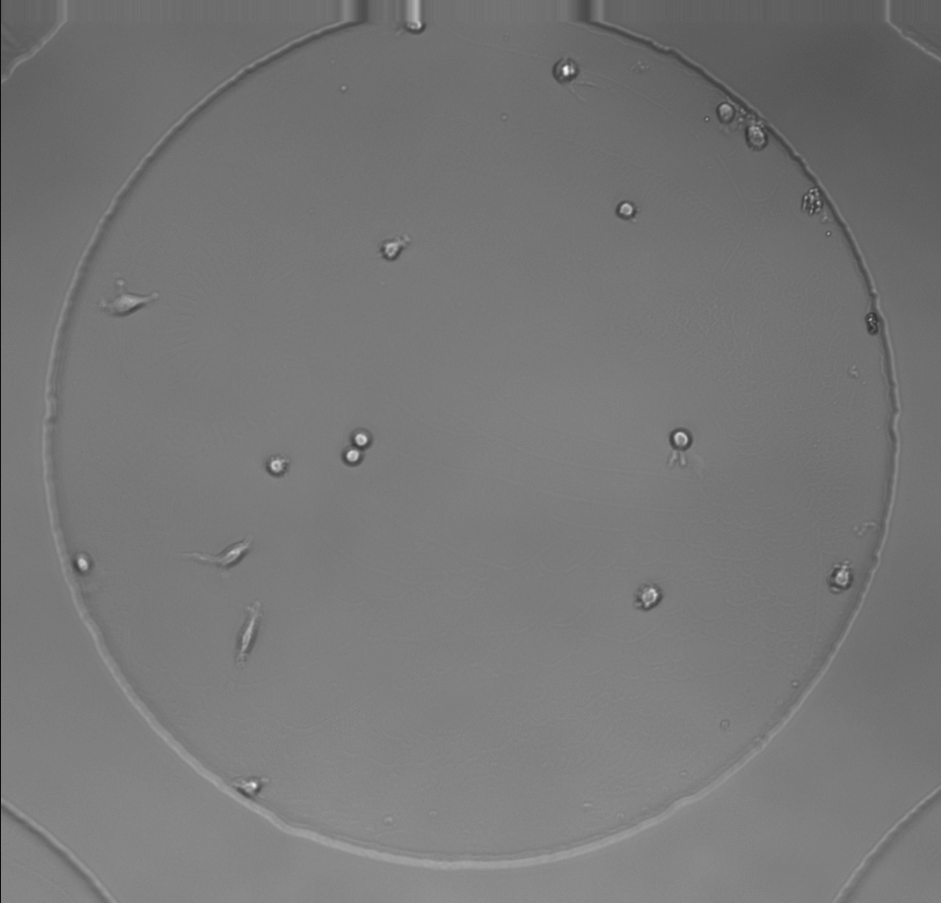
#> input picture hucre.png, 942 x 903 px
$ python model.py   (older library calls are emulated)
#> lines starting #> are read from the running program, lines starting #| are printed output that depends on the picture; after the words box and inside, x2 and y2 are one past the last pixel; in counts of white or black regions, pixels touching at a corner belong together
import numpy as np
import matplotlib.pyplot as plt
from skimage.morphology import (erosion, dilation, opening, closing)
from skimage.morphology import disk
import cv2
from sklearn.cluster import KMeans


# Original image
img = cv2.imread('hucre.png', 0)
#> img is the input picture: shape (903, 942); min 14, max 255, mean 119.1


# Sharpening filter
kernel = np.array([[-1, -1, -1],
                   [-1, 8.103 ,-1],
                   [-1, -1, -1]])
img_shrp = cv2.filter2D(src=img, ddepth=-1, kernel=kernel)

# adaptive thresholding with binary thresholding
img_adaptiveTh = cv2.adaptiveThreshold(img_shrp, 255, cv2.ADAPTIVE_THRESH_MEAN_C, cv2.THRESH_BINARY, 15, 19)
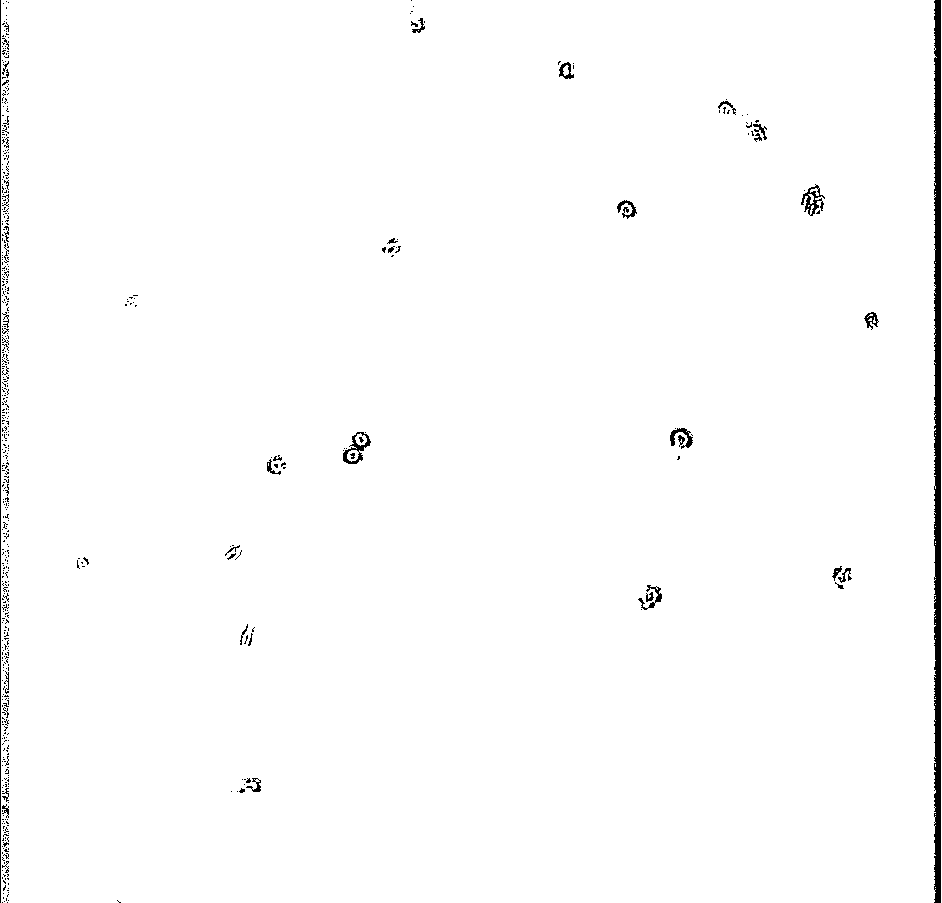
#> img_adaptiveTh: shape (903, 942); 98.7% white; 546 black regions (506 under 20 px), largest, box (x1, y1, x2, y2) and area: (934, 0, 941, 903) 5676, (0, 0, 1, 903) 903, (343, 432, 371, 464) 290

footprint = disk(1)
# best case provided with opening method
# closing and erosion provides cleaner and seperate cells but many cells might not be identified
'''img_eroded = erosion(img_adaptiveTh, footprint)
img_dilated = dilation(img_adaptiveTh, footprint)

img_closing = closing(img_adaptiveTh, footprint)'''
img_opening = opening(img_adaptiveTh, footprint)
#> img_opening: shape (903, 942); 98.4% white; 134 black regions (104 under 20 px), largest, box (x1, y1, x2, y2) and area: (934, 0, 942, 903) 6649, (0, 0, 9, 903) 3933, (343, 432, 371, 464) 368


# Gaussian blur
img_blur = cv2.GaussianBlur(img_opening,(3,3),0)

# canny edge detection
edges = cv2.Canny(img_blur, 100, 200)
#> edges: shape (903, 942); 0.76% white in thin lines or dots

# dilation
kernel1 =cv2.getStructuringElement(cv2.MORPH_ELLIPSE,(2,2))
img_dilated = cv2.dilate(edges, kernel1,iterations=7)
#> img_dilated: shape (903, 942); 3.7% white; 20 white regions

# Apply connected components with stats analysis
totalLabels, labels, stats, centroids = cv2.connectedComponentsWithStats(img_dilated, connectivity=8, ltype=cv2.CV_32S)
#> labels: shape (903, 942) int32; 21 distinct labels, from 0 to 20
#> totalLabels = 21; stats = 21 rows, first 6: [0, 0, 942, 903, 819119], [0, 0, 17, 903, 13654], [410, 0, 22, 40, 562], [933, 0, 9, 903, 7297], [557, 60, 25, 26, 517], [718, 99, 56, 50, 1225]; centroids = 21 rows, first 8: [473.3, 451.9], [7.84, 452.9], [418.3, 21.68], [937.4, 451.9], [568.2, 71.83], [746.5, 122.8], [815.3, 202.7], [629.2, 211.3]

# Replace the background label with -1
labels[labels == 0] = -1
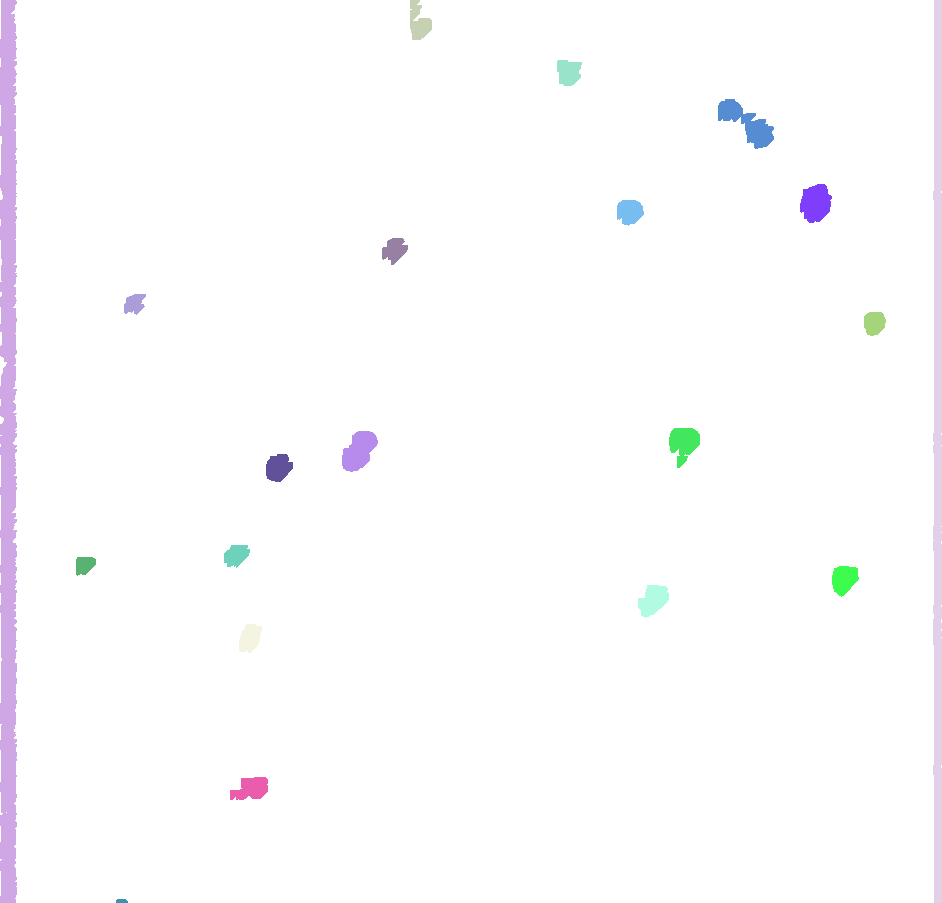
#> labels: shape (903, 942) int32; 21 distinct labels, from -1 to 20; one colour per label, 0 black, -1 white

# Remove the background centroid
centroids = centroids[1:]
#> centroids = 20 rows, first 8: [7.84, 452.9], [418.3, 21.68], [937.4, 451.9], [568.2, 71.83], [746.5, 122.8], [815.3, 202.7], [629.2, 211.3], [394, 249.6]
sizes = stats[1:, -1]; totalLabels = totalLabels - 1
#> after `sizes = stats[1:, -1]`: sizes = 20 values, max 13654 at index 0, min 44 at index 19, mean 1575.3
#> after `totalLabels = totalLabels - 1`: totalLabels = 20

# Number of clusters
n_clusters = totalLabels
#> n_clusters = 20

# Apply KMeans
kmeans = KMeans(n_clusters=n_clusters, n_init=10).fit(centroids)

# Assign each component to a cluster
labels_clustered = kmeans.labels_
#> labels_clustered = 20 values, max 19 at index 12, min 0 at index 10, mean 9.5

# Replace the original labels with the clustered labels
for i in range(len(centroids)):
    labels[labels == i] = labels_clustered[i]
#> this loop made 20 passes
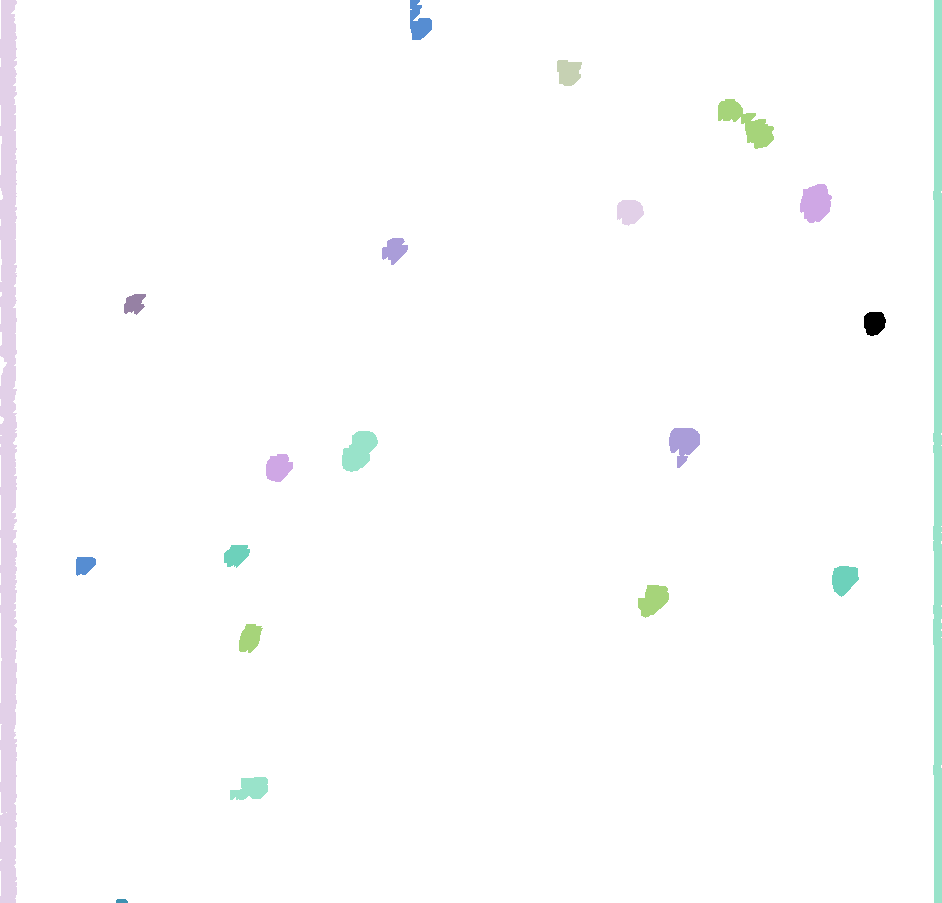
#> labels: shape (903, 942) int32; 12 distinct labels, from -1 to 20; one colour per label, 0 black, -1 white

# Creating figure, img
fig, ((ax1, ax2), (ax3, ax4), (ax5, ax6)) = plt.subplots(3, 2, figsize=(10, 12))

# Display the original image
ax1.imshow(img, cmap=plt.cm.gray)
ax1.set_title(f'Original', fontsize=12)
ax1.set_xticks([])
ax1.set_yticks([])

# Display the thresholded image
ax2.imshow(img_adaptiveTh, cmap=plt.cm.gray)
ax2.set_title(f'Thresholded', fontsize=12)
ax2.set_xticks([])
ax2.set_yticks([])

# Display the opened image
ax3.imshow(img_opening, cmap=plt.cm.gray)
ax3.set_title(f'Opened', fontsize=12)
ax3.set_xticks([])
ax3.set_yticks([])

# Display the inverted image
ax4.imshow(edges, cmap=plt.cm.gray)
ax4.set_title(f'Edge Detection', fontsize=12)
ax4.set_xticks([])
ax4.set_yticks([])


# Display the dilated image
ax5.imshow(img_dilated, cmap="nipy_spectral")
ax5.set_title(f'Dilated', fontsize=12)
ax5.set_xticks([])
ax5.set_yticks([])


# Display the labeled image
ax6.imshow(labels, cmap="nipy_spectral")
ax6.set_title(f'Labeled', fontsize=12)
ax6.set_xticks([])
ax6.set_yticks([])

# Empty subplot for layout purposes & show
plt.tight_layout()
plt.show()


cx=np.zeros(totalLabels)
#> cx = 20 values from 0 to 0
cy=np.zeros(totalLabels)
#> cy = 20 values from 0 to 0
area=np.zeros(totalLabels)
#> area = 20 values from 0 to 0
perimeter=np.zeros(totalLabels, dtype=int)
#> perimeter = 20 values from 0 to 0
aspect_ratio=np.zeros(totalLabels)
#> aspect_ratio = 20 values from 0 to 0
equi_diameter=np.zeros(totalLabels)


# calculating area, orientation and circularity
properties = np.zeros((totalLabels, 3))  # 3 for area, orientation, circularity

for i in range(0, totalLabels):
    img2 = np.zeros((labels.shape), dtype=np.uint8)
    img2[labels == i] = 255
    # Find contours
    contours, _ = cv2.findContours(img2, 1, 2)

    if contours:
        cnt = contours[0]
        # Area
        area = cv2.contourArea(cnt)
        properties[i, 0] = area  # Store area

        # Orientation (angle between the x-axis and the major axis of the ellipse)
        if len(cnt) >= 5:  # Need at least 5 points to compute
            (x, y), (MA, ma), angle = cv2.fitEllipse(cnt)
            properties[i, 1] = angle

        # Circularity (ratio of the area of the contour and the square of the contour perimeter)
        perimeter = cv2.arcLength(cnt, True)
        if perimeter > 0:  # Avoid division by zero
            circularity = 4 * np.pi * area / (perimeter ** 2)
            properties[i, 2] = circularity
#> img2: shape (903, 942); every value is 0

for i in range(totalLabels):
    print(f"Component {i+1}:")
    print(f"Area: {properties[i, 0]}")
    print(f"Orientation: {properties[i, 1]}")
    print(f"Circularity: {properties[i, 2]}\n")


# calculating compactness and ratio of the area to the perimeter
labels = cv2.convertScaleAbs(labels)
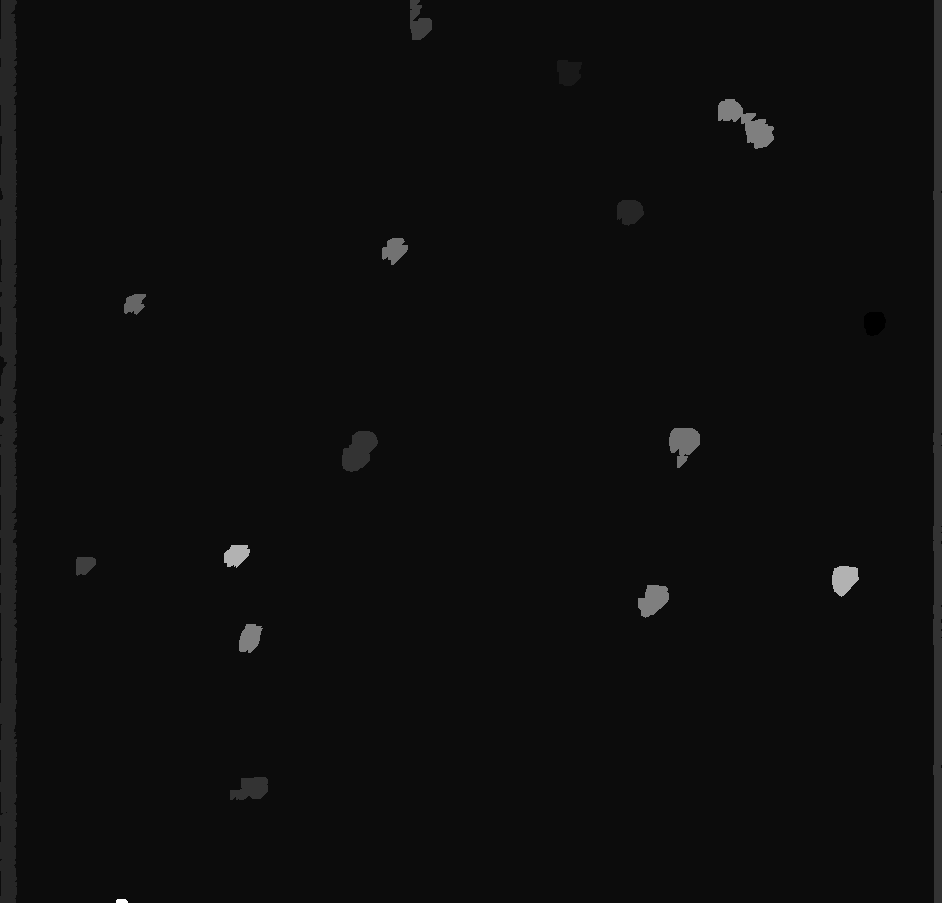
#> labels: shape (903, 942); min 0, max 20, mean 1.13; drawn with min black and max white
edges_new = cv2.Canny(labels, 100, 200)
contours, _ = cv2.findContours(edges, cv2.RETR_EXTERNAL, cv2.CHAIN_APPROX_NONE)
#> contours = 97 contours, 62 with area under 20; largest, box (x1, y1, x2, y2) and area: (0, 0, 10, 295) 579, (342, 431, 371, 465) 548, (800, 184, 825, 216) 465, (0, 586, 10, 883) 397, (0, 402, 10, 553) 353

# Lists to store data for visualization
ratios = []
compactness_values = []

for i, cnt in enumerate(contours):
    # Area
    area = cv2.contourArea(cnt)

    # Perimeter
    perimeter = cv2.arcLength(cnt, True)

    # Area to perimeter ratio and compactness
    if perimeter > 0 and area > 0:  # Avoid division by zero
        area_perimeter_ratio = area / perimeter
        compactness = (4 * np.pi * area) / (perimeter ** 2)  # Compactness definition
    else:
        area_perimeter_ratio = 0
        compactness = 0

    # Append values to the lists
    ratios.append(area_perimeter_ratio)
    compactness_values.append(compactness)

    print(f"Contour {i+1}:")
    print(f"Area to perimeter ratio: {area_perimeter_ratio}")
    print(f"Compactness: {compactness}\n")
#> this loop made 97 passes
#> (cnt, area, perimeter, area_perimeter_ratio, compactness) on passes 2, 3, 26, 27, 31, 33, 44, 47, 52: ([[3, 896], [4, 897]], 0, 2.83, 0, 0), ([[7, 889]], 0, 0, 0, 0), ([[3, 573]], 0, 0, 0, 0), ([[3, 567]], 0, 0, 0, 0), ([[6, 563]], 0, 0, 0, 0), ([[234, 559]], 0, 0, 0, 0), ([[270, 456], [271, 456], [272, 456], [271, 456]], 0, 4, 0, 0), ([[9, 449], [9, 450], [9, 451], [9, 450]], 0, 4, 0, 0), ([[7, 413], [8, 413], [9, 413], [8, 413]], 0, 4, 0, 0)
#> (area, perimeter, area_perimeter_ratio, compactness) on passes 1, 4, 5, 6, 7, 8: (5.5, 13.9, 0.396, 0.358), (4.5, 57.21, 0.0787, 0.0173), (1, 8.83, 0.113, 0.161), (23.5, 74.04, 0.317, 0.0539), (13, 16.49, 0.789, 0.601), (30.5, 25.9, 1.18, 0.571)
#> (printed output is left out)
#> after the loop, compactness_values = 97 values, max 0.82 at index 40, min 0 at index 1, mean 0.319; ratios = 97 values, max 5.21 at index 48, min 0 at index 1, mean 0.646

# Visualize the data
plt.figure(figsize=(12, 6))

# Plotting Area to Perimeter Ratio
plt.subplot(1, 2, 1)
plt.plot(ratios, marker='o')
plt.title('Area to Perimeter Ratio')
plt.xlabel('Contour Index')
plt.ylabel('Ratio')

# Plotting Compactness
plt.subplot(1, 2, 2)
plt.plot(compactness_values, marker='o', color='orange')
plt.title('Compactness')
plt.xlabel('Contour Index')
plt.ylabel('Compactness')

plt.tight_layout()
plt.show()
#> figure, not shown here; panel 1: curve peaks at x = 48, y = 5.21; panel 2: curve peaks at x = 40, y = 0.82


    # Plotting properties for each component
fig, (ax1, ax2, ax3) = plt.subplots(3, 1, figsize=(8, 12))

# Plot area
ax1.bar(range(totalLabels), properties[:, 0])
ax1.set_xlabel('Component')
ax1.set_ylabel('Area')
ax1.set_title('Area of Components')

# Plot orientation
ax2.bar(range(totalLabels), properties[:, 1])
ax2.set_xlabel('Component')
ax2.set_ylabel('Orientation')
ax2.set_title('Orientation of Components')

# Plot circularity
ax3.bar(range(totalLabels), properties[:, 2])
ax3.set_xlabel('Component')
ax3.set_ylabel('Circularity')
ax3.set_title('Circularity of Components')

# Adjust spacing between subplots
plt.tight_layout()

# Show the plot
plt.show()
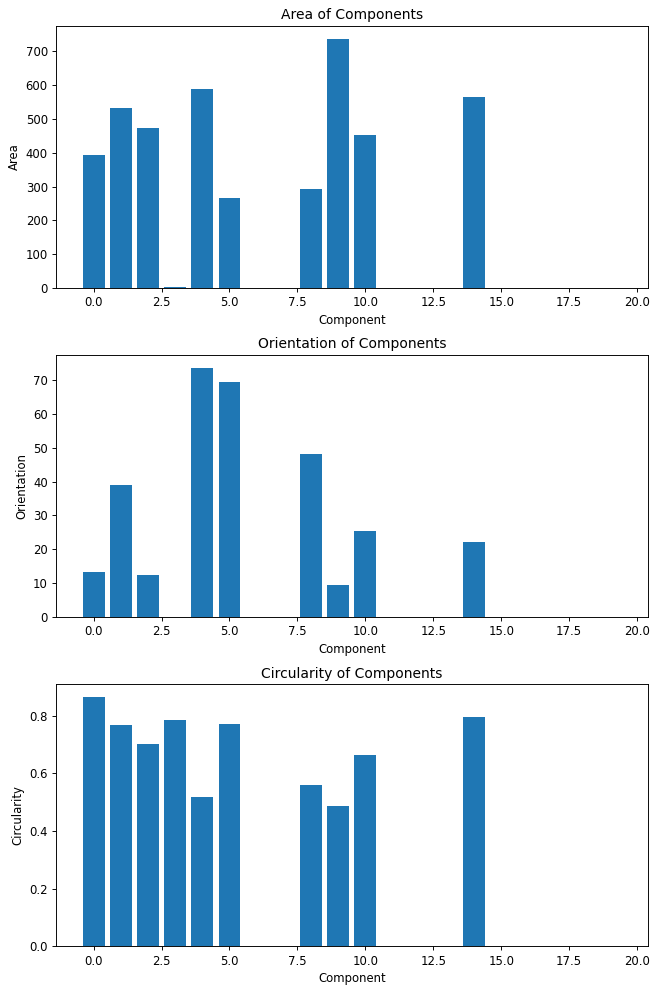
#> figure drawn by matplotlib, 3 panels; panel 1: tallest bar 737.5 high, from x = 8.6 to 9.4; panel 2: tallest bar 73.53 high, from x = 3.6 to 4.4; panel 3: tallest bar 0.865 high, from x = -0.4 to 0.4
